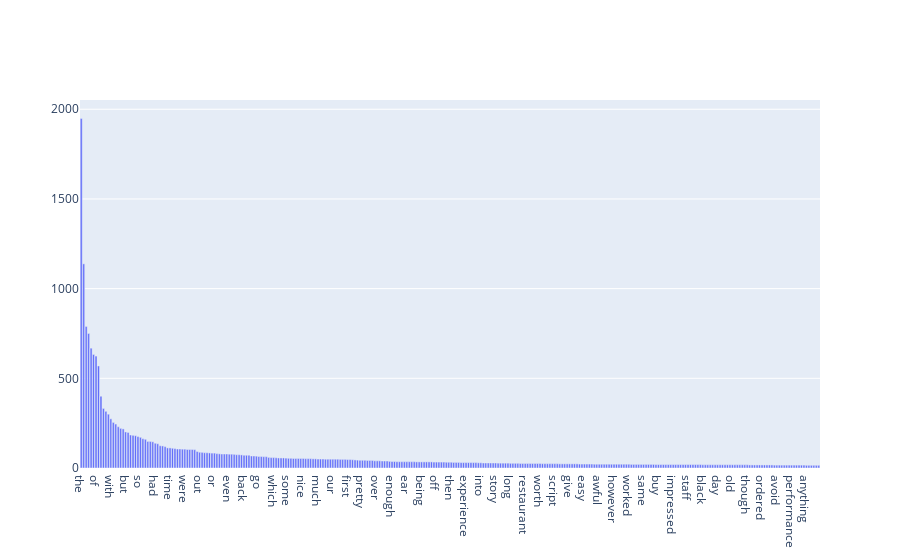

Notebook code cell kept with this figure:
### Code cell
data = [go.Bar(
   x = [ line[0] for line in zip_term[:300] ],
   y = [ line[1] for line in zip_term[:300] ]
)]
fig = go.Figure(data=data)
#fig.update_layout(xaxis_type='category')
fig.show()

### Figure 1 — Plotly figure (JSON) as saved in the notebook; plotly's stock layout.template omitted (floating-point values rounded to 4 significant figures; data arrays with more than 128 entries replaced by an {"elided": "..."} marker saying what was removed)
{"data": [{"type": "bar", "x": {"elided": "300 str values"}, "y": {"elided": "300 int values"}}], "layout": {"autosize": true, "xaxis": {"autorange": true, "range": [-0.5, 299.5], "type": "category"}, "yaxis": {"autorange": true, "range": [0, 2052.0], "type": "linear"}}}
